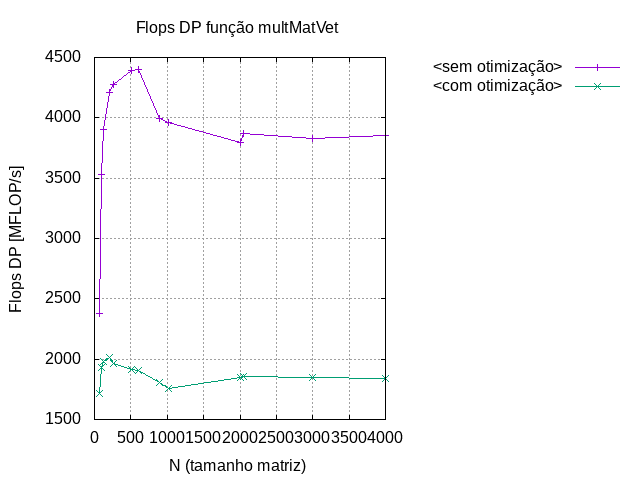

The script that saved this image:
#!/usr/bin/gnuplot -c

## set encoding iso_8859_15
set encoding utf

# set terminal qt persist

set grid

set style data point
set style function line
set style line 1 lc 3 pt 7 ps 0.3
set boxwidth 1
set xtics
# set xrange [0:]
set xlabel  "N (tamanho matriz)"

#
# ALTERNATIVA 2: Tabela com 3 colunas 
#
set key outside right # posição da legenda: outside {left | right}
unset logscale x
set datafile separator whitespace
set ylabel  "Flops DP [MFLOP/s]"
set title   "Flops DP função multMatVet"
set terminal qt 1 title "Flops DP função multMatVet"
plot '../valores/flopsDPMatVet.dat' using 1:2 title "<com otimização>" with linespoints, \
     '' using 1:3 title "<sem otimização>" with linespoints

pause -1


# Gerando figura PNG
set terminal png
set output "flopsDP_MatVet.png"
plot '../valores/flopsDPMatVet.dat' using 1:2 title "<sem otimização>" with linespoints, \
     '' using 1:3 title "<com otimização>" with linespoints
replot
unset output
